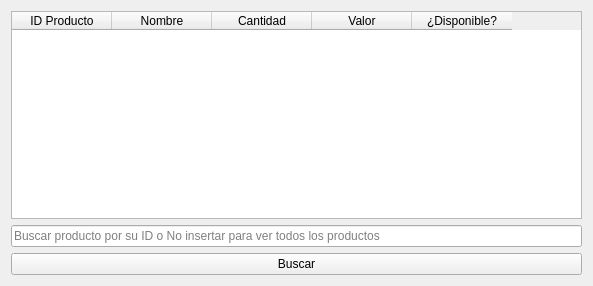
<?xml version="1.0" encoding="UTF-8"?>
<ui version="4.0">
 <class>Reporte_listado_productos</class>
 <widget class="QWidget" name="Reporte_listado_productos">
  <property name="geometry">
   <rect>
    <x>0</x>
    <y>0</y>
    <width>593</width>
    <height>286</height>
   </rect>
  </property>
  <property name="minimumSize">
   <size>
    <width>593</width>
    <height>286</height>
   </size>
  </property>
  <property name="maximumSize">
   <size>
    <width>593</width>
    <height>286</height>
   </size>
  </property>
  <property name="windowTitle">
   <string>Reporte - Listado productos</string>
  </property>
  <layout class="QGridLayout" name="gridLayout">
   <item row="0" column="0">
    <layout class="QVBoxLayout" name="lay_ver_principal">
     <item>
      <widget class="QTableWidget" name="tbl_listado">
       <column>
        <property name="text">
         <string>ID Producto</string>
        </property>
       </column>
       <column>
        <property name="text">
         <string>Nombre</string>
        </property>
       </column>
       <column>
        <property name="text">
         <string>Cantidad</string>
        </property>
       </column>
       <column>
        <property name="text">
         <string>Valor</string>
        </property>
       </column>
       <column>
        <property name="text">
         <string>¿Disponible?</string>
        </property>
       </column>
      </widget>
     </item>
     <item>
      <widget class="QLineEdit" name="txt_buscar_id">
       <property name="placeholderText">
        <string>Buscar producto por su ID o No insertar para ver todos los productos</string>
       </property>
      </widget>
     </item>
     <item>
      <widget class="QPushButton" name="btn_buscar">
       <property name="styleSheet">
        <string notr="true">QPushButton #btn_buscar {
	border-radius: 5px;
}</string>
       </property>
       <property name="text">
        <string>Buscar</string>
       </property>
      </widget>
     </item>
    </layout>
   </item>
  </layout>
 </widget>
 <resources/>
 <connections/>
</ui>
